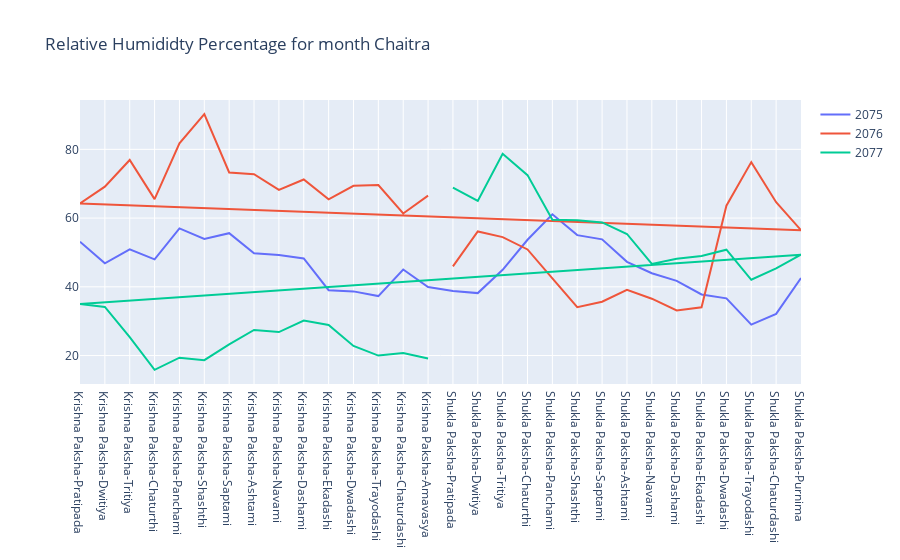
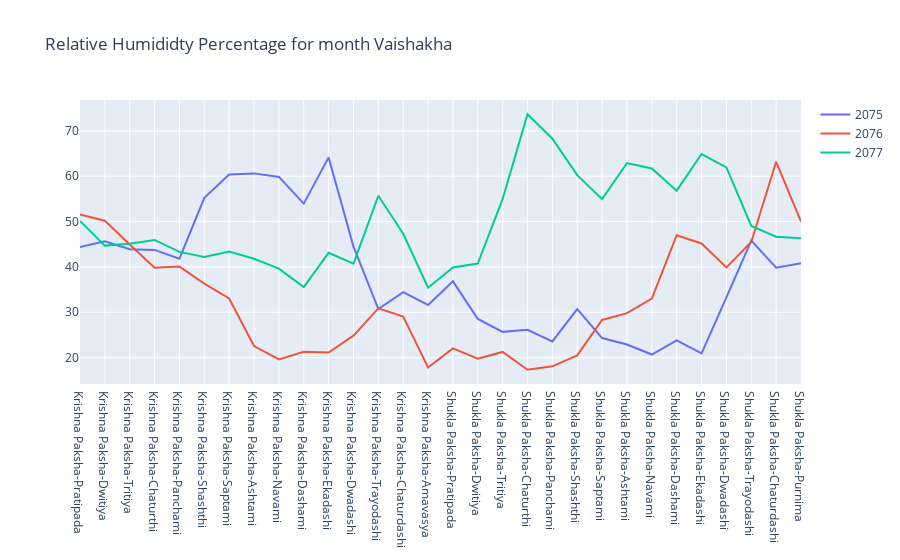
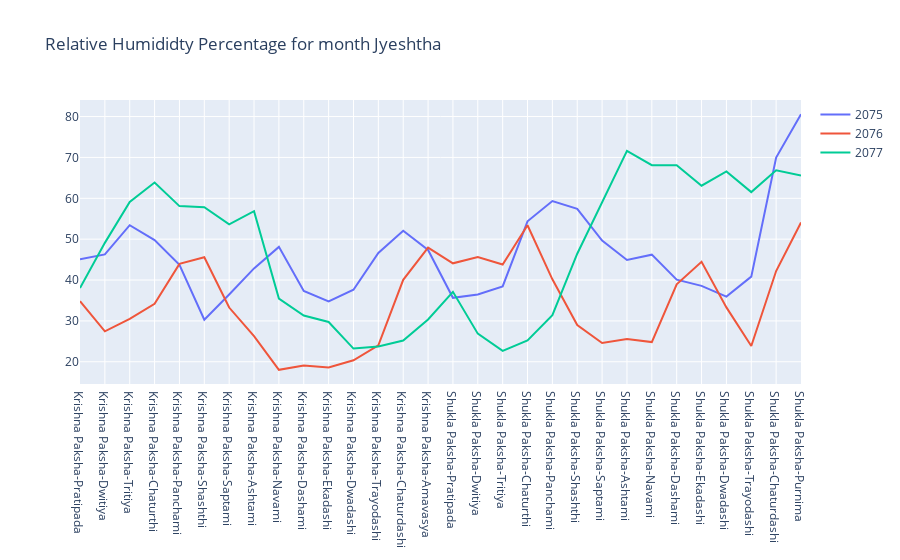
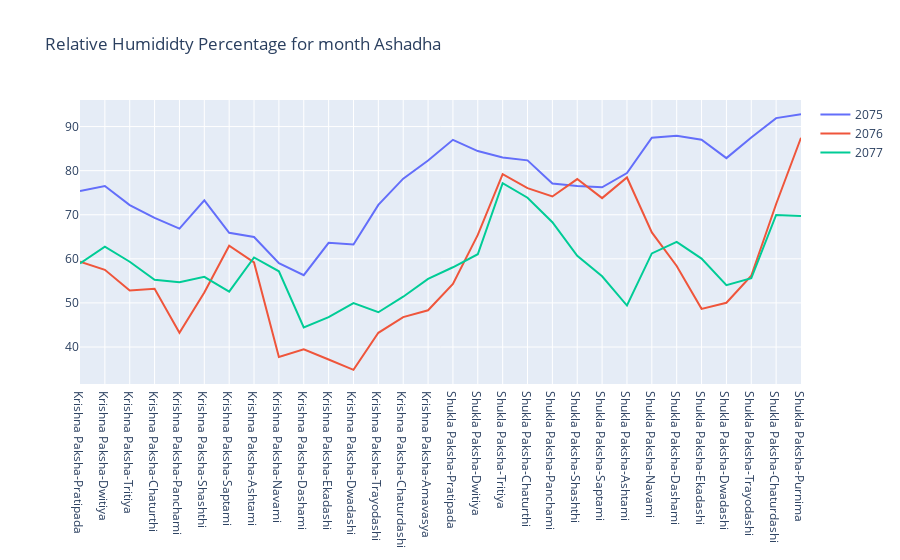

Write notebook code for charts like these, in order.
### Code cell
# Yearly Temperature comparison for each month according to Hindu calendar
def get_month_name(month_num):
    hindu_month_names = [
    '', 'Chaitra', 'Vaishakha', 'Jyeshtha', 'Ashadha', 'Shravana', 'Bhadra', 
    'Ashwina', 'Kartika', 'Agrahayana', 'Pausa', 'Magha', 'Phalguna'
    ]   
    return hindu_month_names[month_num]

# years array
years = [2075, 2076, 2077]

# months array
months = range(1, 13)

# loop through each month and create a separate figure
for month in months:
    data = []
    layout = dict(title=f"Relative Humididty Percentage for month {get_month_name(month)}")
    std_dev_arr = []
    final_std_dev = []
    
    for year in years:
        # filter data for the given year and month
        filtered = combinedDF[(combinedDF['vikramSamvat'] == year) & (combinedDF['hinduMonthName'] == get_month_name(month))]
        filtered_grouped = filtered.groupby('paksha-tithi', sort=False).agg({'temperature': 'mean','relativeHumidityPercentage': 'mean', 'dewpoint': 'mean','windspeed': 'mean', 'soil_moisture': 'mean', 'hinduMonthName': 'first', 'vikramSamvat': 'first'})

        filtered_grouped = filtered_grouped.reset_index()
        # if(month == 5) :
        #     print(year, get_month_name(month))
        #     print(filtered_grouped)

        std_dev = np.std(filtered_grouped['relativeHumidityPercentage'])
        # print(f"standard deviation for {month} {year} is {std_dev}")
        std_dev_arr.append(std_dev)

        # create a trace for the year
        trace = go.Scatter(
            x=filtered_grouped['paksha-tithi'],
            y=filtered_grouped['relativeHumidityPercentage'],
            name=str(year)
        )
        
        data.append(trace)
    
    final_std_dev.append(np.average(std_dev_arr))
    fig = go.Figure(data=data, layout=layout)
    fig.show()

print(f'Average Monthly Standard Deviation in Hindu Calendar is {np.average(final_std_dev)}')

### Figure 1 — Plotly figure (JSON) as saved in the notebook; plotly's stock layout.template omitted (floating-point values rounded to 4 significant figures)
{"data": [{"name": "2075", "type": "scatter", "x": ["Krishna Paksha-Pratipada", "Krishna Paksha-Dwitiya", "Krishna Paksha-Tritiya", "Krishna Paksha-Chaturthi", "Krishna Paksha-Panchami", "Krishna Paksha-Shashthi", "Krishna Paksha-Saptami", "Krishna Paksha-Ashtami", "Krishna Paksha-Navami", "Krishna Paksha-Dashami", "Krishna Paksha-Ekadashi", "Krishna Paksha-Dwadashi", "Krishna Paksha-Trayodashi", "Krishna Paksha-Chaturdashi", "Krishna Paksha-Amavasya", "Shukla Paksha-Pratipada", "Shukla Paksha-Dwitiya", "Shukla Paksha-Tritiya", "Shukla Paksha-Chaturthi", "Shukla Paksha-Panchami", "Shukla Paksha-Shashthi", "Shukla Paksha-Saptami", "Shukla Paksha-Ashtami", "Shukla Paksha-Navami", "Shukla Paksha-Dashami", "Shukla Paksha-Ekadashi", "Shukla Paksha-Dwadashi", "Shukla Paksha-Trayodashi", "Shukla Paksha-Chaturdashi", "Shukla Paksha-Purnima"], "y": [53.14, 46.86, 50.91, 48, 57, 53.92, 55.61, 49.77, 49.23, 48.24, 39.02, 38.67, 37.31, 45.04, 39.94, 38.79, 38.17, 44.96, 53.7, 61.09, 55.04, 53.82, 47.27, 43.95, 41.73, 37.77, 36.64, 29, 32.14, 42.57]}, {"name": "2076", "type": "scatter", "x": ["Shukla Paksha-Pratipada", "Shukla Paksha-Dwitiya", "Shukla Paksha-Tritiya", "Shukla Paksha-Chaturthi", "Shukla Paksha-Panchami", "Shukla Paksha-Shashthi", "Shukla Paksha-Saptami", "Shukla Paksha-Ashtami", "Shukla Paksha-Navami", "Shukla Paksha-Dashami", "Shukla Paksha-Ekadashi", "Shukla Paksha-Dwadashi", "Shukla Paksha-Trayodashi", "Shukla Paksha-Chaturdashi", "Shukla Paksha-Purnima", "Krishna Paksha-Pratipada", "Krishna Paksha-Dwitiya", "Krishna Paksha-Tritiya", "Krishna Paksha-Chaturthi", "Krishna Paksha-Panchami", "Krishna Paksha-Shashthi", "Krishna Paksha-Saptami", "Krishna Paksha-Ashtami", "Krishna Paksha-Navami", "Krishna Paksha-Dashami", "Krishna Paksha-Ekadashi", "Krishna Paksha-Dwadashi", "Krishna Paksha-Trayodashi", "Krishna Paksha-Chaturdashi", "Krishna Paksha-Amavasya"], "y": [45.96, 56.12, 54.46, 50.88, 42.43, 34.09, 35.65, 39.14, 36.55, 33.14, 34.05, 63.62, 76.29, 64.62, 56.48, 64.25, 69.15, 76.9, 65.52, 81.77, 90.23, 73.26, 72.75, 68.21, 71.24, 65.44, 69.38, 69.59, 61.35, 66.54]}, {"name": "2077", "type": "scatter", "x": ["Shukla Paksha-Pratipada", "Shukla Paksha-Dwitiya", "Shukla Paksha-Tritiya", "Shukla Paksha-Chaturthi", "Shukla Paksha-Panchami", "Shukla Paksha-Shashthi", "Shukla Paksha-Saptami", "Shukla Paksha-Ashtami", "Shukla Paksha-Navami", "Shukla Paksha-Dashami", "Shukla Paksha-Ekadashi", "Shukla Paksha-Dwadashi", "Shukla Paksha-Trayodashi", "Shukla Paksha-Chaturdashi", "Shukla Paksha-Purnima", "Krishna Paksha-Pratipada", "Krishna Paksha-Dwitiya", "Krishna Paksha-Tritiya", "Krishna Paksha-Chaturthi", "Krishna Paksha-Panchami", "Krishna Paksha-Shashthi", "Krishna Paksha-Saptami", "Krishna Paksha-Ashtami", "Krishna Paksha-Navami", "Krishna Paksha-Dashami", "Krishna Paksha-Ekadashi", "Krishna Paksha-Dwadashi", "Krishna Paksha-Trayodashi", "Krishna Paksha-Chaturdashi", "Krishna Paksha-Amavasya"], "y": [68.85, 65, 78.7, 72.5, 59.54, 59.4, 58.75, 55.38, 46.65, 48.18, 48.95, 50.81, 42.05, 45.38, 49.35, 35, 34.14, 25.38, 15.86, 19.38, 18.67, 23.26, 27.45, 26.83, 30.17, 28.88, 22.8, 20, 20.73, 19.15]}], "layout": {"title": {"text": "Relative Humididty Percentage for month Chaitra"}}}

### Figure 2 — Plotly figure (JSON) as saved in the notebook; plotly's stock layout.template omitted (floating-point values rounded to 4 significant figures)
{"data": [{"name": "2075", "type": "scatter", "x": ["Krishna Paksha-Pratipada", "Krishna Paksha-Dwitiya", "Krishna Paksha-Tritiya", "Krishna Paksha-Chaturthi", "Krishna Paksha-Panchami", "Krishna Paksha-Shashthi", "Krishna Paksha-Saptami", "Krishna Paksha-Ashtami", "Krishna Paksha-Navami", "Krishna Paksha-Dashami", "Krishna Paksha-Ekadashi", "Krishna Paksha-Dwadashi", "Krishna Paksha-Trayodashi", "Krishna Paksha-Chaturdashi", "Krishna Paksha-Amavasya", "Shukla Paksha-Pratipada", "Shukla Paksha-Dwitiya", "Shukla Paksha-Tritiya", "Shukla Paksha-Chaturthi", "Shukla Paksha-Panchami", "Shukla Paksha-Shashthi", "Shukla Paksha-Saptami", "Shukla Paksha-Ashtami", "Shukla Paksha-Navami", "Shukla Paksha-Dashami", "Shukla Paksha-Ekadashi", "Shukla Paksha-Dwadashi", "Shukla Paksha-Trayodashi", "Shukla Paksha-Chaturdashi", "Shukla Paksha-Purnima"], "y": [44.39, 45.65, 43.92, 43.76, 41.81, 55.23, 60.38, 60.63, 59.85, 53.96, 64.15, 44.48, 30.71, 34.43, 31.61, 36.82, 28.55, 25.68, 26.14, 23.57, 30.68, 24.32, 22.91, 20.68, 23.82, 20.96, 33.3, 45.83, 39.83, 40.83]}, {"name": "2076", "type": "scatter", "x": ["Krishna Paksha-Pratipada", "Krishna Paksha-Dwitiya", "Krishna Paksha-Tritiya", "Krishna Paksha-Chaturthi", "Krishna Paksha-Panchami", "Krishna Paksha-Shashthi", "Krishna Paksha-Saptami", "Krishna Paksha-Ashtami", "Krishna Paksha-Navami", "Krishna Paksha-Dashami", "Krishna Paksha-Ekadashi", "Krishna Paksha-Dwadashi", "Krishna Paksha-Trayodashi", "Krishna Paksha-Chaturdashi", "Krishna Paksha-Amavasya", "Shukla Paksha-Pratipada", "Shukla Paksha-Dwitiya", "Shukla Paksha-Tritiya", "Shukla Paksha-Chaturthi", "Shukla Paksha-Panchami", "Shukla Paksha-Shashthi", "Shukla Paksha-Saptami", "Shukla Paksha-Ashtami", "Shukla Paksha-Navami", "Shukla Paksha-Dashami", "Shukla Paksha-Ekadashi", "Shukla Paksha-Dwadashi", "Shukla Paksha-Trayodashi", "Shukla Paksha-Chaturdashi", "Shukla Paksha-Purnima"], "y": [51.59, 50.18, 44.96, 39.83, 40.08, 36.32, 33.04, 22.56, 19.62, 21.3, 21.12, 24.85, 30.88, 29.08, 17.83, 22.04, 19.75, 21.26, 17.32, 18.09, 20.5, 28.32, 29.82, 33, 47, 45.18, 39.91, 45.5, 63.18, 50]}, {"name": "2077", "type": "scatter", "x": ["Krishna Paksha-Pratipada", "Krishna Paksha-Dwitiya", "Krishna Paksha-Tritiya", "Krishna Paksha-Chaturthi", "Krishna Paksha-Panchami", "Krishna Paksha-Shashthi", "Krishna Paksha-Saptami", "Krishna Paksha-Ashtami", "Krishna Paksha-Navami", "Krishna Paksha-Dashami", "Krishna Paksha-Ekadashi", "Krishna Paksha-Dwadashi", "Krishna Paksha-Trayodashi", "Krishna Paksha-Chaturdashi", "Krishna Paksha-Amavasya", "Shukla Paksha-Pratipada", "Shukla Paksha-Dwitiya", "Shukla Paksha-Tritiya", "Shukla Paksha-Chaturthi", "Shukla Paksha-Panchami", "Shukla Paksha-Shashthi", "Shukla Paksha-Saptami", "Shukla Paksha-Ashtami", "Shukla Paksha-Navami", "Shukla Paksha-Dashami", "Shukla Paksha-Ekadashi", "Shukla Paksha-Dwadashi", "Shukla Paksha-Trayodashi", "Shukla Paksha-Chaturdashi", "Shukla Paksha-Purnima"], "y": [50.15, 44.7, 45.1, 45.95, 43.32, 42.22, 43.42, 41.79, 39.62, 35.58, 43.12, 40.73, 55.7, 47.31, 35.42, 39.89, 40.76, 55, 73.68, 68.28, 60.25, 54.96, 62.91, 61.73, 56.82, 64.9, 61.95, 49.05, 46.65, 46.33]}], "layout": {"title": {"text": "Relative Humididty Percentage for month Vaishakha"}}}

### Figure 3 — Plotly figure (JSON) as saved in the notebook; plotly's stock layout.template omitted (floating-point values rounded to 4 significant figures)
{"data": [{"name": "2075", "type": "scatter", "x": ["Krishna Paksha-Pratipada", "Krishna Paksha-Dwitiya", "Krishna Paksha-Tritiya", "Krishna Paksha-Chaturthi", "Krishna Paksha-Panchami", "Krishna Paksha-Shashthi", "Krishna Paksha-Saptami", "Krishna Paksha-Ashtami", "Krishna Paksha-Navami", "Krishna Paksha-Dashami", "Krishna Paksha-Ekadashi", "Krishna Paksha-Dwadashi", "Krishna Paksha-Trayodashi", "Krishna Paksha-Chaturdashi", "Krishna Paksha-Amavasya", "Shukla Paksha-Pratipada", "Shukla Paksha-Dwitiya", "Shukla Paksha-Tritiya", "Shukla Paksha-Chaturthi", "Shukla Paksha-Panchami", "Shukla Paksha-Shashthi", "Shukla Paksha-Saptami", "Shukla Paksha-Ashtami", "Shukla Paksha-Navami", "Shukla Paksha-Dashami", "Shukla Paksha-Ekadashi", "Shukla Paksha-Dwadashi", "Shukla Paksha-Trayodashi", "Shukla Paksha-Chaturdashi", "Shukla Paksha-Purnima"], "y": [45.08, 46.28, 53.42, 49.77, 43.73, 30.31, 36.44, 42.85, 48.12, 37.32, 34.79, 37.62, 46.64, 52.05, 47.36, 35.65, 36.48, 38.45, 54.38, 59.33, 57.41, 49.64, 44.91, 46.21, 40.08, 38.58, 35.96, 40.85, 69.96, 80.58]}, {"name": "2076", "type": "scatter", "x": ["Krishna Paksha-Pratipada", "Krishna Paksha-Dwitiya", "Krishna Paksha-Tritiya", "Krishna Paksha-Chaturthi", "Krishna Paksha-Panchami", "Krishna Paksha-Shashthi", "Krishna Paksha-Saptami", "Krishna Paksha-Ashtami", "Krishna Paksha-Navami", "Krishna Paksha-Dashami", "Krishna Paksha-Ekadashi", "Krishna Paksha-Dwadashi", "Krishna Paksha-Trayodashi", "Krishna Paksha-Chaturdashi", "Krishna Paksha-Amavasya", "Shukla Paksha-Pratipada", "Shukla Paksha-Dwitiya", "Shukla Paksha-Tritiya", "Shukla Paksha-Chaturthi", "Shukla Paksha-Panchami", "Shukla Paksha-Shashthi", "Shukla Paksha-Saptami", "Shukla Paksha-Ashtami", "Shukla Paksha-Navami", "Shukla Paksha-Dashami", "Shukla Paksha-Ekadashi", "Shukla Paksha-Dwadashi", "Shukla Paksha-Trayodashi", "Shukla Paksha-Chaturdashi", "Shukla Paksha-Purnima"], "y": [34.83, 27.46, 30.5, 34.2, 43.96, 45.58, 33.27, 26.26, 18.04, 19.12, 18.6, 20.36, 24.04, 40.04, 47.91, 44.09, 45.65, 43.81, 53.41, 40.18, 29, 24.59, 25.59, 24.82, 38.95, 44.45, 33.3, 23.87, 42.21, 54.08]}, {"name": "2077", "type": "scatter", "x": ["Krishna Paksha-Pratipada", "Krishna Paksha-Dwitiya", "Krishna Paksha-Tritiya", "Krishna Paksha-Chaturthi", "Krishna Paksha-Panchami", "Krishna Paksha-Shashthi", "Krishna Paksha-Saptami", "Krishna Paksha-Ashtami", "Krishna Paksha-Navami", "Krishna Paksha-Dashami", "Krishna Paksha-Ekadashi", "Krishna Paksha-Dwadashi", "Krishna Paksha-Trayodashi", "Krishna Paksha-Chaturdashi", "Krishna Paksha-Amavasya", "Shukla Paksha-Pratipada", "Shukla Paksha-Dwitiya", "Shukla Paksha-Tritiya", "Shukla Paksha-Chaturthi", "Shukla Paksha-Panchami", "Shukla Paksha-Shashthi", "Shukla Paksha-Saptami", "Shukla Paksha-Ashtami", "Shukla Paksha-Navami", "Shukla Paksha-Dashami", "Shukla Paksha-Ekadashi", "Shukla Paksha-Dwadashi", "Shukla Paksha-Trayodashi", "Shukla Paksha-Chaturdashi", "Shukla Paksha-Purnima"], "y": [38.05, 49.1, 59.09, 63.86, 58.09, 57.83, 53.64, 56.85, 35.46, 31.31, 29.74, 23.23, 23.73, 25.19, 30.35, 37.12, 26.88, 22.67, 25.25, 31.39, 46.43, 59.09, 71.59, 68.09, 68.1, 63.09, 66.57, 61.52, 66.86, 65.57]}], "layout": {"title": {"text": "Relative Humididty Percentage for month Jyeshtha"}}}

### Figure 4 — Plotly figure (JSON) as saved in the notebook; plotly's stock layout.template omitted (floating-point values rounded to 4 significant figures)
{"data": [{"name": "2075", "type": "scatter", "x": ["Krishna Paksha-Pratipada", "Krishna Paksha-Dwitiya", "Krishna Paksha-Tritiya", "Krishna Paksha-Chaturthi", "Krishna Paksha-Panchami", "Krishna Paksha-Shashthi", "Krishna Paksha-Saptami", "Krishna Paksha-Ashtami", "Krishna Paksha-Navami", "Krishna Paksha-Dashami", "Krishna Paksha-Ekadashi", "Krishna Paksha-Dwadashi", "Krishna Paksha-Trayodashi", "Krishna Paksha-Chaturdashi", "Krishna Paksha-Amavasya", "Shukla Paksha-Pratipada", "Shukla Paksha-Dwitiya", "Shukla Paksha-Tritiya", "Shukla Paksha-Chaturthi", "Shukla Paksha-Panchami", "Shukla Paksha-Shashthi", "Shukla Paksha-Saptami", "Shukla Paksha-Ashtami", "Shukla Paksha-Navami", "Shukla Paksha-Dashami", "Shukla Paksha-Ekadashi", "Shukla Paksha-Dwadashi", "Shukla Paksha-Trayodashi", "Shukla Paksha-Chaturdashi", "Shukla Paksha-Purnima"], "y": [75.38, 76.52, 72.19, 69.3, 66.85, 73.27, 65.92, 64.96, 59, 56.3, 63.64, 63.24, 72.24, 78.19, 82.3, 87, 84.45, 83, 82.33, 77.09, 76.55, 76.22, 79.46, 87.46, 87.92, 87.04, 82.85, 87.54, 91.93, 92.81]}, {"name": "2076", "type": "scatter", "x": ["Krishna Paksha-Pratipada", "Krishna Paksha-Dwitiya", "Krishna Paksha-Tritiya", "Krishna Paksha-Chaturthi", "Krishna Paksha-Panchami", "Krishna Paksha-Shashthi", "Krishna Paksha-Saptami", "Krishna Paksha-Ashtami", "Krishna Paksha-Navami", "Krishna Paksha-Dashami", "Krishna Paksha-Ekadashi", "Krishna Paksha-Dwadashi", "Krishna Paksha-Trayodashi", "Krishna Paksha-Chaturdashi", "Krishna Paksha-Amavasya", "Shukla Paksha-Pratipada", "Shukla Paksha-Dwitiya", "Shukla Paksha-Tritiya", "Shukla Paksha-Chaturthi", "Shukla Paksha-Panchami", "Shukla Paksha-Shashthi", "Shukla Paksha-Saptami", "Shukla Paksha-Ashtami", "Shukla Paksha-Navami", "Shukla Paksha-Dashami", "Shukla Paksha-Ekadashi", "Shukla Paksha-Dwadashi", "Shukla Paksha-Trayodashi", "Shukla Paksha-Chaturdashi", "Shukla Paksha-Purnima"], "y": [59.33, 57.52, 52.81, 53.19, 43.23, 52.38, 62.96, 59.19, 37.76, 39.48, 37.17, 34.83, 43.23, 46.78, 48.33, 54.32, 65.43, 79.19, 76.05, 74.14, 78.1, 73.77, 78.45, 66, 58.39, 48.65, 50.04, 56.17, 72.44, 87.46]}, {"name": "2077", "type": "scatter", "x": ["Krishna Paksha-Pratipada", "Krishna Paksha-Dwitiya", "Krishna Paksha-Tritiya", "Krishna Paksha-Chaturthi", "Krishna Paksha-Panchami", "Krishna Paksha-Shashthi", "Krishna Paksha-Saptami", "Krishna Paksha-Ashtami", "Krishna Paksha-Navami", "Krishna Paksha-Dashami", "Krishna Paksha-Ekadashi", "Krishna Paksha-Dwadashi", "Krishna Paksha-Trayodashi", "Krishna Paksha-Chaturdashi", "Krishna Paksha-Amavasya", "Shukla Paksha-Pratipada", "Shukla Paksha-Dwitiya", "Shukla Paksha-Tritiya", "Shukla Paksha-Chaturthi", "Shukla Paksha-Panchami", "Shukla Paksha-Shashthi", "Shukla Paksha-Saptami", "Shukla Paksha-Ashtami", "Shukla Paksha-Navami", "Shukla Paksha-Dashami", "Shukla Paksha-Ekadashi", "Shukla Paksha-Dwadashi", "Shukla Paksha-Trayodashi", "Shukla Paksha-Chaturdashi", "Shukla Paksha-Purnima"], "y": [58.95, 62.77, 59.35, 55.25, 54.68, 55.92, 52.56, 60.31, 57.19, 44.46, 46.77, 49.96, 47.88, 51.42, 55.44, 58.09, 61.04, 77.17, 73.86, 68.3, 60.68, 56.05, 49.41, 61.23, 63.86, 60.05, 54.05, 55.59, 69.95, 69.74]}], "layout": {"title": {"text": "Relative Humididty Percentage for month Ashadha"}}}
